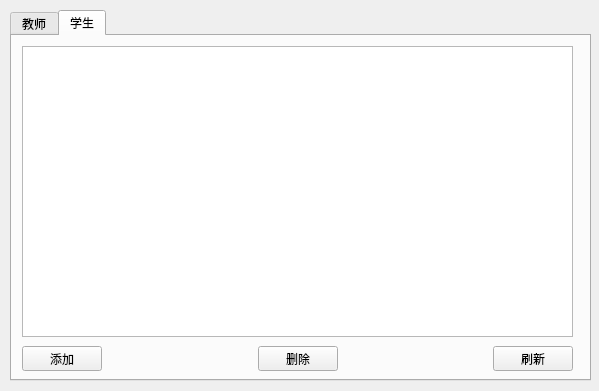
<?xml version="1.0" encoding="UTF-8"?>
<ui version="4.0">
 <class>addperinfor</class>
 <widget class="QWidget" name="addperinfor">
  <property name="geometry">
   <rect>
    <x>0</x>
    <y>0</y>
    <width>599</width>
    <height>391</height>
   </rect>
  </property>
  <property name="windowTitle">
   <string>Form</string>
  </property>
  <property name="styleSheet">
   <string notr="true">background-image: url(:/new/prefix1/picture/log1.bmp);</string>
  </property>
  <widget class="QTabWidget" name="tabWidget">
   <property name="geometry">
    <rect>
     <x>10</x>
     <y>10</y>
     <width>581</width>
     <height>371</height>
    </rect>
   </property>
   <property name="toolTip">
    <string>&lt;html&gt;&lt;head/&gt;&lt;body&gt;&lt;p&gt;学生&lt;/p&gt;&lt;/body&gt;&lt;/html&gt;</string>
   </property>
   <property name="styleSheet">
    <string notr="true">background-image: url(:/new/prefix1/picture/log1.bmp);</string>
   </property>
   <property name="currentIndex">
    <number>1</number>
   </property>
   <widget class="QWidget" name="tab">
    <attribute name="title">
     <string>教师</string>
    </attribute>
    <widget class="QTableView" name="tvTeacher">
     <property name="geometry">
      <rect>
       <x>10</x>
       <y>10</y>
       <width>551</width>
       <height>291</height>
      </rect>
     </property>
    </widget>
    <widget class="QWidget" name="layoutWidget">
     <property name="geometry">
      <rect>
       <x>10</x>
       <y>310</y>
       <width>551</width>
       <height>25</height>
      </rect>
     </property>
     <layout class="QHBoxLayout" name="horizontalLayout">
      <item>
       <widget class="QPushButton" name="addButton1">
        <property name="text">
         <string>添加</string>
        </property>
       </widget>
      </item>
      <item>
       <spacer name="horizontalSpacer">
        <property name="orientation">
         <enum>Qt::Horizontal</enum>
        </property>
        <property name="sizeHint" stdset="0">
         <size>
          <width>40</width>
          <height>20</height>
         </size>
        </property>
       </spacer>
      </item>
      <item>
       <widget class="QPushButton" name="deleteButton1">
        <property name="text">
         <string>删除</string>
        </property>
       </widget>
      </item>
      <item>
       <spacer name="horizontalSpacer_2">
        <property name="orientation">
         <enum>Qt::Horizontal</enum>
        </property>
        <property name="sizeHint" stdset="0">
         <size>
          <width>40</width>
          <height>20</height>
         </size>
        </property>
       </spacer>
      </item>
      <item>
       <widget class="QPushButton" name="refreshButton1">
        <property name="text">
         <string>刷新</string>
        </property>
       </widget>
      </item>
     </layout>
    </widget>
   </widget>
   <widget class="QWidget" name="tab2">
    <attribute name="title">
     <string>学生</string>
    </attribute>
    <widget class="QTableView" name="tvStudent">
     <property name="geometry">
      <rect>
       <x>10</x>
       <y>10</y>
       <width>551</width>
       <height>291</height>
      </rect>
     </property>
     <property name="styleSheet">
      <string notr="true">background-image: url(:/new/prefix1/picture/log1.bmp);</string>
     </property>
    </widget>
    <widget class="QWidget" name="layoutWidget">
     <property name="geometry">
      <rect>
       <x>10</x>
       <y>310</y>
       <width>551</width>
       <height>25</height>
      </rect>
     </property>
     <layout class="QHBoxLayout" name="horizontalLayout_2">
      <item>
       <widget class="QPushButton" name="addButton2">
        <property name="text">
         <string>添加</string>
        </property>
       </widget>
      </item>
      <item>
       <spacer name="horizontalSpacer_3">
        <property name="orientation">
         <enum>Qt::Horizontal</enum>
        </property>
        <property name="sizeHint" stdset="0">
         <size>
          <width>40</width>
          <height>20</height>
         </size>
        </property>
       </spacer>
      </item>
      <item>
       <widget class="QPushButton" name="deleteButton2">
        <property name="text">
         <string>删除</string>
        </property>
       </widget>
      </item>
      <item>
       <spacer name="horizontalSpacer_4">
        <property name="orientation">
         <enum>Qt::Horizontal</enum>
        </property>
        <property name="sizeHint" stdset="0">
         <size>
          <width>40</width>
          <height>20</height>
         </size>
        </property>
       </spacer>
      </item>
      <item>
       <widget class="QPushButton" name="refreshButton2">
        <property name="text">
         <string>刷新</string>
        </property>
       </widget>
      </item>
     </layout>
    </widget>
   </widget>
  </widget>
 </widget>
 <resources/>
 <connections/>
</ui>
